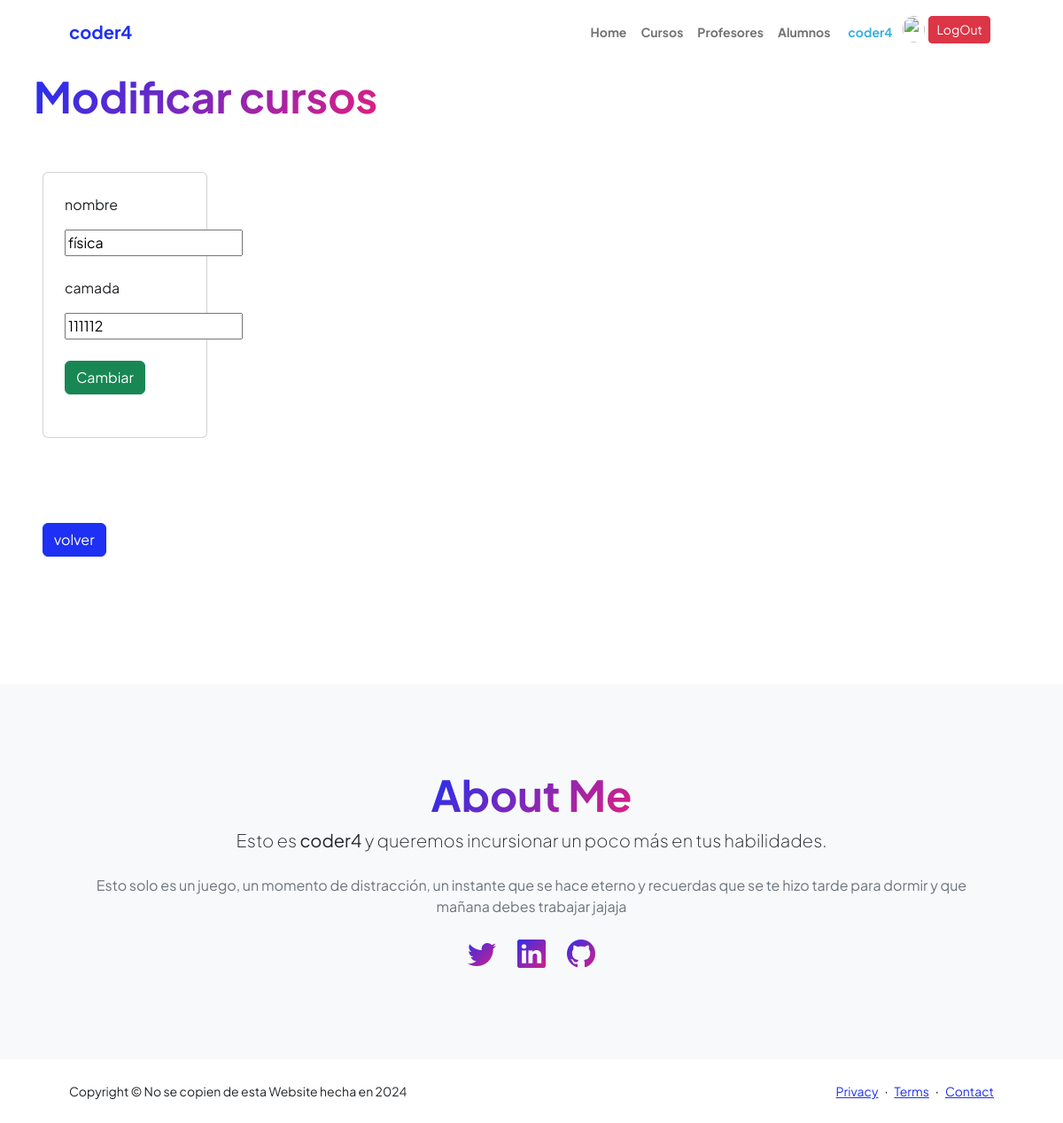
The page /AppCoderH/edita_curso/1 (signed in) on the database as committed earlier.
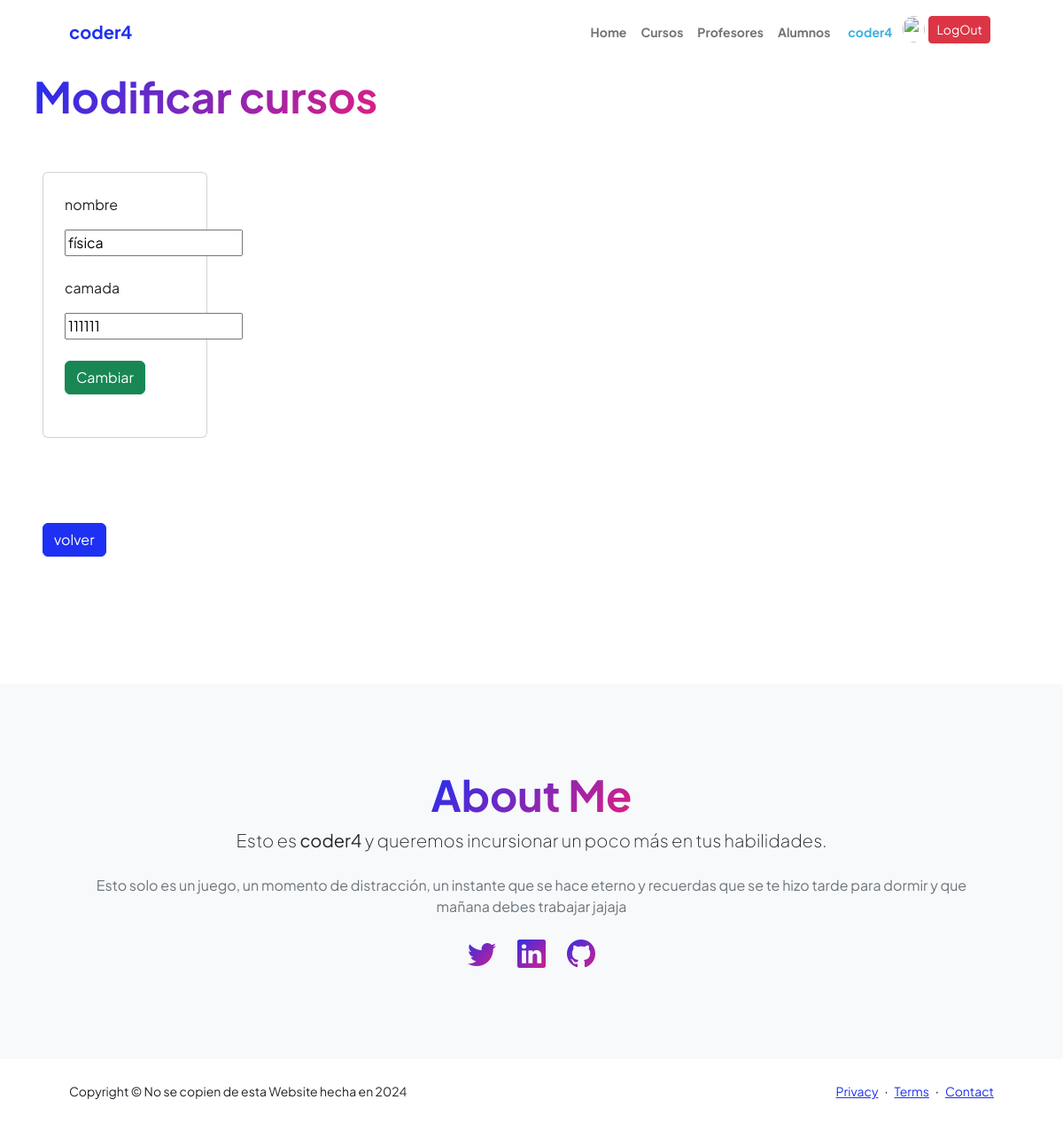
The same page on the database as committed later.
### AppCoderH/models.py (models this page shows, shortened)
class Curso(models.Model):
    nombre = models.CharField(max_length=40)
    camada = models.IntegerField()

### AppCoderH/views.py (the view)
# urls.py: path("edita_curso/<int:id>", views.edita_curso, name="edita_curso"),
def edita_curso(request, id):
    avatares = Avatar.objects.filter(user=request.user.id)
    curso = Curso.objects.get(id=id)
    if request.method == "POST":
        mi_formulario_cur = Curso_formulario(request.POST)
        if mi_formulario_cur.is_valid():
            datos = mi_formulario_cur.cleaned_data
            curso.nombre = datos["nombre"]
            curso.camada = datos["camada"]
            curso.save()
            messages.success(request, "modificado correctamente")
            curso = Curso.objects.all()
            return render(request, "ver_cursos.html", {"cursos":curso, "url":avatares[0].imagen.url if avatares.exists () else None})
    else:
        mi_formulario_cur = Curso_formulario(initial={"nombre":curso.nombre, "camada":curso.camada})
    return render(request, "edita_curso.html", {"mi_formulario_cur":mi_formulario_cur, "curso":curso, "url":avatares[0].imagen.url if avatares.exists () else None})

### AppCoderH/forms.py
class Curso_formulario(forms.Form):
    nombre = forms.CharField(max_length=40)
    camada = forms.IntegerField()

### AppCoderH/templates/edita_curso.html (shortened to what this page needs)
{% extends 'padre.html' %}
{% load static %}
{% block contenido %}
    <main>
        <section>
            <div class="container px-2 my-2">
                <div>
                    <h1 class="display-5 fw-bolder mb-0"><span class="text-gradient d-inline">Modificar cursos</span></h1>
                </div>
            </div>
        </section>
        <div class="row">
            <div class="col-sm-12 col-md-8 col-lg-3 col-xl-3">
                <div class="container px-5 my-5">
                    <div class="card">
                        <div class="container px-2 my-2">
                            <div class="card-body">
                                <form action="{% url 'edita_curso' curso.id %}" method="POST">
                                    <p>nombre</p>
                                    {{mi_formulario_cur.nombre}}
                                    <div><br></div>
                                    <p>camada</p>
                                    {{mi_formulario_cur.camada}}
                                    <div><br></div>
                                    <button type="submit" class="btn btn-success text-white"><a href="{% url 'cursos' %}"></a>Cambiar</button>
                                    <div><br></div>
                                </form>
                            </div>
                        </div>
                    </div>
                </div>
            </div>
        </div>
        <div class="col-sm-12 col-md-8 col-lg-3 col-xl-3">
            <div class="container px-5 my-5">
                <a href="{% url 'cursos' %}" class="btn btn-primary">volver</a>
            </div>
        </div>
        <div><br></div>
    </main>
{% endblock %}

Rows that differ between the two databases and show on the page:
changed Curso "física": camada "111112" → "111111"
